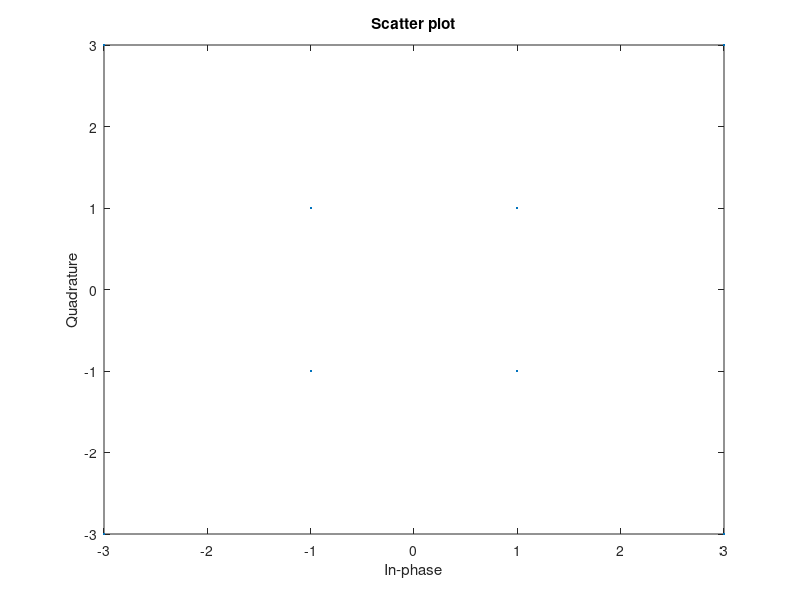
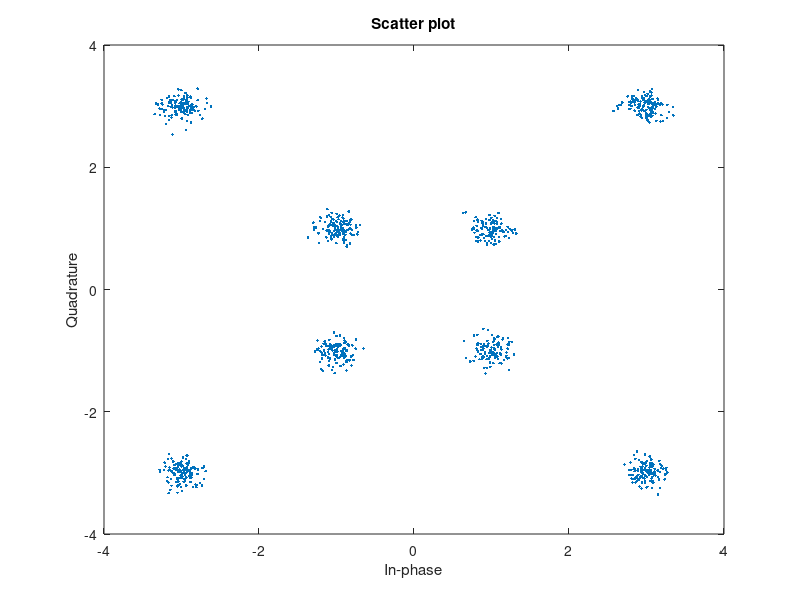

The MATLAB source for these figures, in order:
clc;clear;close all;
M = 8;
N=4000;
x = randi([0,1],1,N);
vectory=[];
%Modulador 8-QAM CON RUIDO-----------------------------------------------
for i=1:4:length(x)
    if x(i)==0 && x(i+1)==0 && x(i+2)==1
        y=-3+1j*3;
    elseif x(i)==0 && x(i+1)==1 && x(i+2)==1
        y=-1+1j*1;
    elseif x(i)==1 && x(i+1)==0 && x(i+2)==1
        y=3+1j*3;
    elseif x(i)==1 && x(i+1)==1 && x(i+2)==1
        y=1+1j*1;
    elseif x(i)==0 && x(i+1)==1 && x(i+2)==0
        y=-1-1j*1;
    elseif x(i)==0 && x(i+1)==0 && x(i+2)==0
        y=-3-1j*3;
    elseif x(i)==1 && x(i+1)==1 && x(i+2)==0
        y=1-1j*1;
    elseif x(i)==1 && x(i+1)==1 && x(i+2)==0
        y=1-1j*3;
    elseif x(i)==1 && x(i+1)==0 && x(i+2)==0
        y=3-1j*3;
    end
    vectory=[vectory y];
end

scatterplot(vectory)

ruido=10; %RUIDO
rud=10^(ruido/10);
n=(1/sqrt(2))*[randn(1,length(vectory))+sqrt(-1)*randn(1,length(vectory))];
calc=sqrt(1/((log2(M))*rud));
d=vectory+calc*n;

scatterplot(d)